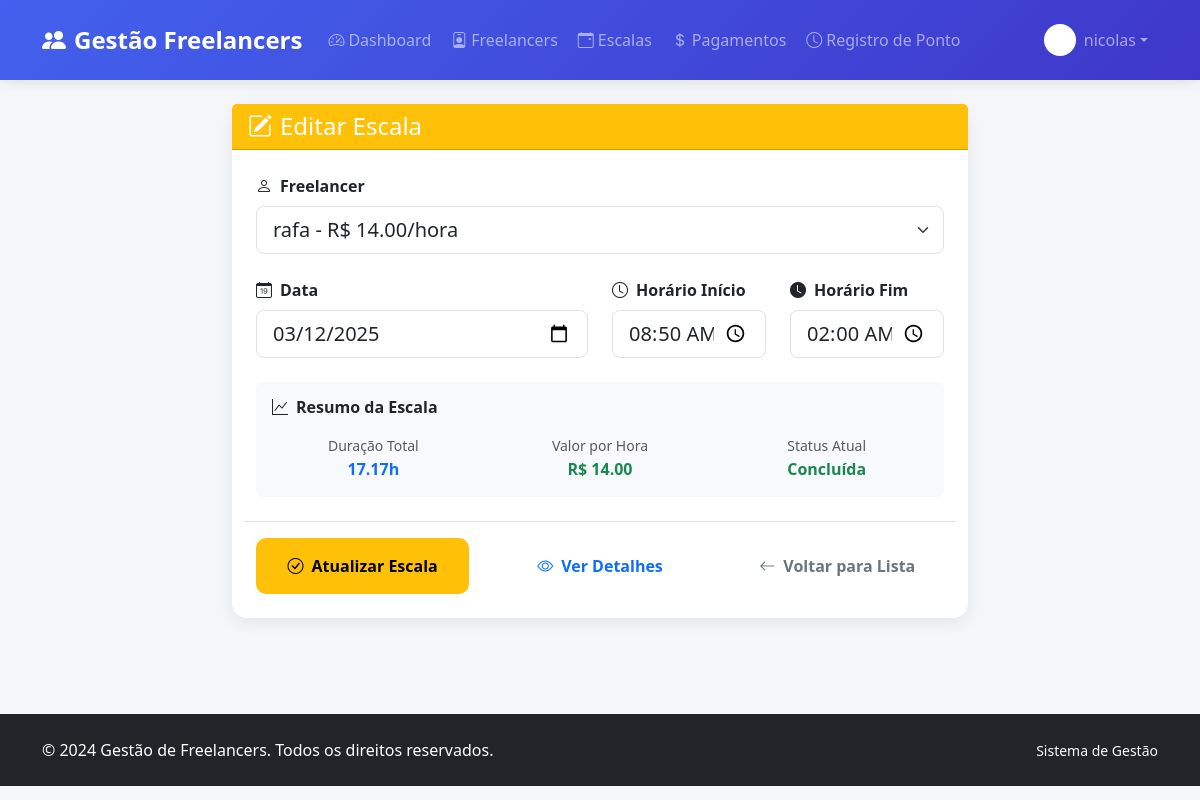
The app's page /escalas/1/editar/ (signed in) with its own data.
### escalas/models.py (models this page shows, shortened)
class Escala(models.Model):
    freelancer = models.ForeignKey(Freelancer, on_delete=models.CASCADE)
    data = models.DateField()
    horario_inicio = models.TimeField()
    horario_fim = models.TimeField()
    @property
    def duracao(self):
        inicio = datetime.combine(date.today(), self.horario_inicio)
        fim = datetime.combine(date.today(), self.horario_fim)
        if fim < inicio:
            fim = datetime.combine(date.today(), self.horario_fim)
            fim = fim.replace(day=fim.day + 1)
        diferenca = fim - inicio
        horas = diferenca.total_seconds() / 3600
        return round(horas, 2)
    @property
    def status(self):
        agora = datetime.now()
        data_hora_inicio = datetime.combine(self.data, self.horario_inicio)
        data_hora_fim = datetime.combine(self.data, self.horario_fim)
        if data_hora_fim < data_hora_inicio:
            data_hora_fim = data_hora_fim.replace(day=data_hora_fim.day + 1)
        if agora < data_hora_inicio:
            return "Agendada"
        elif data_hora_inicio <= agora <= data_hora_fim:
            return "Em Andamento"
        else:
            return "Concluída"

### freelancers/models.py (models this page shows, shortened)
class Freelancer(models.Model):
    STATUS_CHOICES = [
        ('ativo', 'Ativo'),
        ('inativo', 'Inativo'),
        ('licenca', 'Licença'),
    ]
    nome = models.CharField(max_length=100)
    cpf = models.CharField(max_length=14, unique=True)
    contato = models.CharField(max_length=50)
    valor_hora = models.DecimalField(max_digits=6, decimal_places=2)
    status = models.CharField(max_length=10, choices=STATUS_CHOICES, default='ativo')

### escalas/views.py (the view, shortened to what this page needs)
# urls.py: path('<int:escala_id>/editar/', views.editar_escala, name='editar_escala'),
@login_required
def editar_escala(request, escala_id):
    escala = get_object_or_404(Escala, id=escala_id)
    freelancers = Freelancer.objects.all()
    return render(request, "escalas/editar_escala.html", {
        "escala": escala,
        "freelancers": freelancers
    })

### escalas/templates/escalas/editar_escala.html (shortened to what this page needs)
{% extends 'base.html' %}
{% block content %}
<div class="row justify-content-center">
    <div class="col-lg-8">
        <div class="card card-custom">
            <div class="card-header bg-warning text-white">
                <h4 class="card-title mb-0">
                    <i class="bi bi-pencil-square me-2"></i>Editar Escala
                </h4>
            </div>
            <div class="card-body p-4">
                <form method="post">
                    <div class="row g-4">
                        <div class="col-md-12">
                            <label class="form-label fw-bold">
                                <i class="bi bi-person me-2"></i>Freelancer
                            </label>
                            <select name="freelancer" class="form-select form-select-lg" required>
                                {% for f in freelancers %}
                                <option value="{{ f.id }}" {% if f.id == escala.freelancer.id %}selected{% endif %} data-valor-hora="{{ f.valor_hora }}">
                                    {{ f.nome }} - R$ {{ f.valor_hora }}/hora
                                </option>
                                {% endfor %}
                            </select>
                        </div>
                        <div class="col-md-6">
                            <label class="form-label fw-bold">
                                <i class="bi bi-calendar-date me-2"></i>Data
                            </label>
                            <input type="date" name="data" value="{{ escala.data|date:'Y-m-d' }}" class="form-control form-control-lg" required>
                        </div>
                        <div class="col-md-3">
                            <label class="form-label fw-bold">
                                <i class="bi bi-clock me-2"></i>Horário Início
                            </label>
                            <input type="time" name="horario_inicio" value="{{ escala.horario_inicio|time:'H:i' }}" class="form-control form-control-lg" required>
                        </div>
                        <div class="col-md-3">
                            <label class="form-label fw-bold">
                                <i class="bi bi-clock-fill me-2"></i>Horário Fim
                            </label>
                            <input type="time" name="horario_fim" value="{{ escala.horario_fim|time:'H:i' }}" class="form-control form-control-lg" required>
                        </div>
                        <div class="col-12">
                            <div class="card bg-light border-0">
                                <div class="card-body">
                                    <h6 class="fw-bold mb-3">
                                        <i class="bi bi-graph-up me-2"></i>Resumo da Escala
                                    </h6>
                                    <div class="row text-center">
                                        <div class="col-md-4">
                                            <small class="text-muted">Duração Total</small>
                                            <p class="fw-bold text-primary mb-0">{{ escala.duracao }}h</p>
                                        </div>
                                        <div class="col-md-4">
                                            <small class="text-muted">Valor por Hora</small>
                                            <p class="fw-bold text-success mb-0">R$ {{ escala.freelancer.valor_hora }}</p>
                                        </div>
                                        <div class="col-md-4">
                                            <small class="text-muted">Status Atual</small>
                                            <p class="fw-bold {% if escala.status == 'Concluída' %}text-success{% elif escala.status == 'Em Andamento' %}text-warning{% else %}text-info{% endif %} mb-0">
                                                {{ escala.status }}
                                            </p>
                                        </div>
                                    </div>
                                </div>
                            </div>
                        </div>
                    </div>
                    <div class="row mt-4 pt-3 border-top">
                        <div class="col-md-4">
                            <button type="submit" class="btn btn-warning btn-custom w-100 py-3">
                                <i class="bi bi-check-circle me-2"></i>Atualizar Escala
                            </button>
                        </div>
                        <div class="col-md-4">
                            <a href="{% url 'visualizar_escala' escala.id %}" class="btn btn-outline-primary btn-custom w-100 py-3">
                                <i class="bi bi-eye me-2"></i>Ver Detalhes
                            </a>
                        </div>
                        <div class="col-md-4">
                            <a href="{% url 'listar_escalas' %}" class="btn btn-outline-secondary btn-custom w-100 py-3">
                                <i class="bi bi-arrow-left me-2"></i>Voltar para Lista
                            </a>
                        </div>
                    </div>
                </form>
            </div>
        </div>
    </div>
</div>
{% endblock %}

### templates/base.html (shortened to what this page needs)
<!DOCTYPE html>
<html lang="pt-br">
<head>
    <link href="https://cdn.jsdelivr.net/npm/bootstrap@5.3.1/dist/css/bootstrap.min.css" rel="stylesheet">
    <link rel="stylesheet" href="https://cdn.jsdelivr.net/npm/bootstrap-icons@1.10.0/font/bootstrap-icons.css">
</head>
<body>
    <nav class="navbar navbar-expand-lg navbar-dark navbar-custom">
        <div class="container">
            <a class="navbar-brand fw-bold" href="{% url 'dashboard' %}">
                <i class="bi bi-people-fill me-2"></i>Gestão Freelancers
            </a>
            <div class="collapse navbar-collapse" id="navbarNav">
                <ul class="navbar-nav me-auto">
                    {% if user.is_authenticated %}
                    <li class="nav-item">
                        <a class="nav-link" href="{% url 'dashboard' %}">
                            <i class="bi bi-speedometer2 me-1"></i>Dashboard
                        </a>
                    </li>
                    <li class="nav-item">
                        <a class="nav-link" href="{% url 'listar_freelancers' %}">
                            <i class="bi bi-person-badge me-1"></i>Freelancers
                        </a>
                    </li>
                    <li class="nav-item">
                        <a class="nav-link" href="{% url 'listar_escalas' %}">
                            <i class="bi bi-calendar-event me-1"></i>Escalas
                        </a>
                    </li>
                    <li class="nav-item">
                        <a class="nav-link" href="{% url 'listar_pagamentos' %}">
                            <i class="bi bi-currency-dollar me-1"></i>Pagamentos
                        </a>
                    </li>
                    <li class="nav-item">
                        <a class="nav-link" href="{% url 'listar_pontos' 1 %}">
                            <i class="bi bi-clock me-1"></i>Registro de Ponto
                        </a>
                    </li>
                    {% endif %}
                </ul>
                <ul class="navbar-nav ms-auto">
                    {% if user.is_authenticated %}
                    <li class="nav-item dropdown">
                        <a class="nav-link dropdown-toggle d-flex align-items-center" href="#" role="button" data-bs-toggle="dropdown">
                            <div class="bg-white bg-opacity-20 rounded-circle d-flex align-items-center justify-content-center me-2" style="width: 32px; height: 32px;">
                                <i class="bi bi-person-fill text-white"></i>
                            </div>
                            <span>{{ user.username }}</span>
                        </a>
                    </li>
                    {% else %}
                    <li class="nav-item">
                        <a class="nav-link" href="{% url 'login' %}">
                            <i class="bi bi-box-arrow-in-right me-1"></i>Entrar
                        </a>
                    </li>
                    {% endif %}
                </ul>
            </div>
        </div>
    </nav>
    <main class="main-content">
        <div class="container py-4">
            {% block content %}
            {% endblock %}
        </div>
    </main>
    <footer class="bg-dark text-white py-4 mt-5">
        <div class="container">
            <div class="row align-items-center">
                <div class="col-md-6">
                    <p class="mb-0">&copy; 2024 Gestão de Freelancers. Todos os direitos reservados.</p>
                </div>
                <div class="col-md-6 text-md-end">
                    <small class="text-light">Sistema de Gestão</small>
                </div>
            </div>
        </div>
    </footer>
</body>
</html>

### templates/base.html (style rules this page uses)
:root { --primary-color: #4361ee; --secondary-color: #3f37c9; --success-color: #4cc9f0; --light-bg: #f8f9fa; }
body { background-color: #f5f7fb; font-family: 'Segoe UI', Tahoma, Geneva, Verdana, sans-serif; padding-top: 0; }
.navbar-custom { background: linear-gradient(135deg, var(--primary-color), var(--secondary-color)); box-shadow: 0 2px 15px rgba(0,0,0,0.1); padding: 1rem 0; }
.card-custom { border: none; border-radius: 15px; box-shadow: 0 5px 20px rgba(0,0,0,0.08); transition: transform 0.3s ease, box-shadow 0.3s ease; margin-bottom: 1.5rem; }
.btn-custom { border-radius: 10px; font-weight: 600; padding: 12px 25px; transition: all 0.3s ease; border: none; }
.navbar-brand { font-weight: 700; font-size: 1.5rem; }
.nav-link { font-weight: 500; border-radius: 8px; margin: 0 2px; transition: all 0.3s ease; }

### records on screen
Escala: freelancer "rafa - R$ 14.00/hora", data "03/12/2025", horario_inicio "08:50", horario_fim "02:00", duracao "17.17", freelancer.valor_hora "14.00", status "Concluída"

### other values on screen
{{ user.username }} "nicolas"
